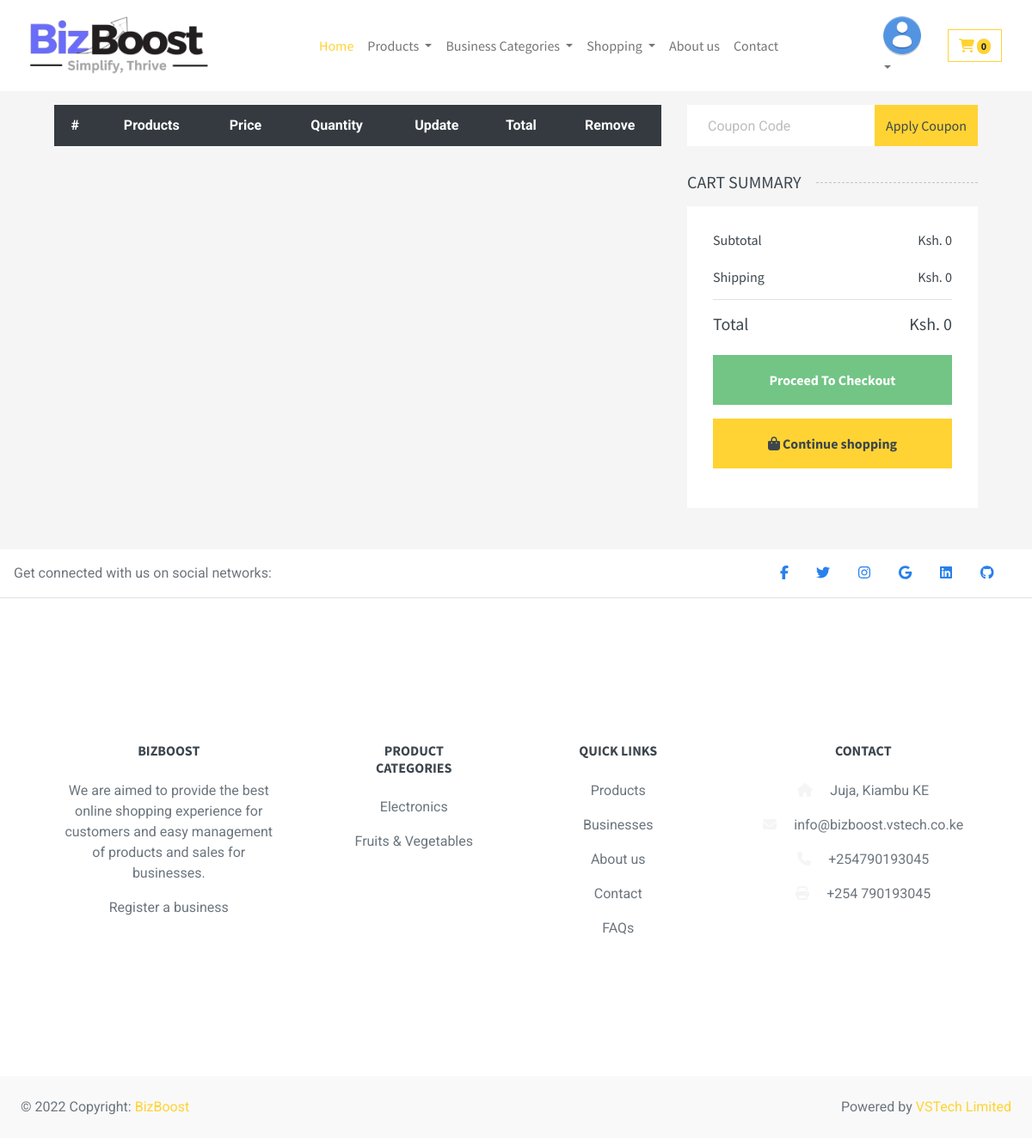
/cart/detail/, run on the app's committed database.
### core/models.py (models this page shows, shortened)
class Vsmatt(models.Model):
    title = models.CharField(max_length=255)
    logo = models.ImageField(upload_to='uploads/vsmatt/logo', blank=True, null=True)
    about_us = models.TextField(blank=True, null=True)
    phone_number = PhoneNumberField(blank=True, null=True)
    twitter = models.URLField(blank=True, null=True)
    facebook = models.URLField(blank=True, null=True)
    linkedin = models.URLField(blank=True, null=True)
    instagram = models.URLField(blank=True, null=True)
    github = models.URLField(blank=True, null=True)
    email = models.EmailField(blank=True, null=True)
    address = models.CharField(blank=True, null=True, max_length=256)
    set_current = models.BooleanField(default=False)
    longitude = models.DecimalField(max_digits=22, decimal_places=16, default=37.0106327842076)
    latitude = models.DecimalField(max_digits=22, decimal_places=16, default=-1.1139084362152138)
    def __str__(self):
        return self.title

### products/models.py (models this page shows)
class ProductCategory(models.Model):
    title = models.CharField(max_length=200)
    slug = models.SlugField(max_length=200, unique=True)
    image = ResizedImageField(
        upload_to=category_file_name,
        blank=True,
        null=True,
        size=[100, 100]
    )
    created_by = models.ForeignKey('auth.User', related_name='category_author', on_delete=models.CASCADE)
    created_at = models.DateTimeField(auto_now_add=True)
    updated_at = models.DateTimeField(auto_now=True)
    class Meta:
        ordering = ('title',)
        verbose_name = 'category'
        verbose_name_plural = 'Product Categories'
    def __str__(self):
        return self.title
    def get_absolute_url(self):
        return reverse(
            'products:category',
            args=[
                self.slug
            ])

### cart/views.py (the view)
# urls.py: path('detail/', views.view_detailed, name='view_cart_detail'),
def view_detailed(request):
    cart = Cart(request)
    for item in cart:
        item['update_quantity_form'] = CartAddProductForm(initial={
            'quantity': item['quantity'],
            'override': True
        })
    return render(request, 'farm/cart/detail.html')

### business/context_processor.py (called while the page is built)
def business_categories(request):
    return {'business_categories': BusinessCategory.objects.all()}

### business/models.py (called while the page is built)
    def __str__(self):
        return self.title

    def get_absolute_url(self):
        return reverse('business:category', args=[self.slug])

### cart/cart.py (called while the page is built)
    def __iter__(self):
        product_ids = self.cart.keys()
        products = Product.objects.filter(id__in=product_ids)
        cart = self.cart.copy()
        for product in products:
            cart[str(product.id)]['product'] = product
        for item in cart.values():
            item['price'] = Decimal(item['price'])
            item['total_price'] = item['price'] * item['quantity']
            yield item

    def __len__(self):
        return sum(item['quantity'] for item in self.cart.values())

    def get_total_price(self):
        return sum(Decimal(item['price']) * item['quantity'] for item in self.cart.values())

### cart/context_processor.py (called while the page is built)
def cart(request):
    return {'cart': Cart(request)}

### core/context_processor.py (called while the page is built)
def vsmatt(request):
    return {'vsmatt': Vsmatt.objects.filter(set_current=True).first()}

### products/context_processor.py (called while the page is built)
def product_categories(request):
    return {"product_categories": ProductCategory.objects.all()}

### templates/farm/cart/detail.html (shortened to what this page needs)
{% extends "farm/products/base.html" %}
{% load crispy_forms_tags %}
{% load static %}
{% block content %}
{% include 'partials/shop/css.html' %}
<div class="container-fluid mt-3">
    <div class="row px-xl-5">
        <div class="col-lg-8 table-responsive mb-5">
            <table class="table table-light table-borderless table-hover text-center mb-0">
                <thead class="thead-dark">
                    <tr>
                        <th>#</th>
                        <th>Products</th>
                        <th>Price</th>
                        <th>Quantity</th>
                        <th>Update</th>
                        <th>Total</th>
                        <th>Remove</th>
                    </tr>
                </thead>
            </table>
        </div>
        <div class="col-lg-4">
            <form class="mb-30" action="">
                <div class="input-group">
                    <input type="text" class="form-control border-0 p-4" placeholder="Coupon Code">
                    <div class="input-group-append">
                        <button class="btn btn-primary">Apply Coupon</button>
                    </div>
                </div>
            </form>
            <h5 class="section-title position-relative text-uppercase mb-3"><span class="bg-secondary pr-3">Cart
                    Summary</span>
            </h5>
            <div class="bg-light p-30 mb-5">
                <div class="border-bottom pb-2">
                    <div class="d-flex justify-content-between mb-3">
                        <h6>Subtotal</h6>
                        <h6>Ksh. {{ cart.get_total_price }}</h6>
                    </div>
                    <div class="d-flex justify-content-between">
                        <h6 class="font-weight-medium">Shipping</h6>
                        <h6 class="font-weight-medium">Ksh. 0</h6>
                    </div>
                </div>
                <div class="pt-2">
                    <div class="d-flex justify-content-between mt-2">
                        <h5>Total</h5>
                        <h5>Ksh. {{ cart.get_total_price }}</h5>
                    </div>
                    <a href="{% url 'cart:shipping_details' %}"
                        class="btn btn-block btn-success font-weight-bold my-3 py-3 {% if not cart.get_total_price %} disabled {% endif %}">Proceed
                        To
                        Checkout</a>
                    <a href="{% url 'cart:resume' %}" class="btn btn-block btn-primary font-weight-bold my-3 py-3"><i
                            class="fa fa-shopping-bag" aria-hidden="true"></i> Continue shopping</a>
                </div>
            </div>
        </div>
    </div>
</div>
{% endblock %}

### templates/partials/footer.html
<footer class="text-center text-lg-start bg-white text-muted">
    <section class="d-flex justify-content-center justify-content-lg-between p-3 border-bottom">
      <div class="me-5 d-none d-lg-block">
        <span>Get connected with us on social networks:</span>
      </div>
      <div>
        {% if vsmatt.facebook %}
          <a href="{{ vsmatt.facebook }}" class="me-4 link-secondary">
            <i class="fab fa-facebook-f"></i>
          </a>
        {% endif %}
        {% if vsmatt.twitter %}
          <a href="{{ vsmatt.twitter }}" class="me-4 link-secondary">
            <i class="fab fa-twitter"></i>
          </a>
        {% endif %}
        {% if vsmatt.instagram %}
          <a href="{{ vsmatt.instagram }}" class="me-4 link-secondary">
            <i class="fab fa-instagram"></i>
          </a>
        {% endif %}
        {% if vsmatt.email %}
          <a href="mailto:{{ vsmatt.email }}" class="me-4 link-secondary">
            <i class="fab fa-google"></i>
          </a>
        {% endif %}
        {% if vsmatt.linkedin %}
          <a href="{{ vsmatt.linkedin }}" class="me-4 link-secondary">
            <i class="fab fa-linkedin"></i>
          </a>
        {% endif %}
        {% if vsmatt.github %}
          <a href="{{ vsmatt.github }}" class="me-4 link-secondary">
            <i class="fab fa-github"></i>
          </a>
        {% endif %}
      </div>
    </section>
    <section class="">
      <div class="container text-center text-md-start mt-5">
        <div class="row mt-3">
          <div class="col-md-3 col-lg-4 col-xl-3 mx-auto mb-4">
            <h6 class="text-uppercase fw-bold mb-4">
              {{ vsmatt | default:"BizBoost" }}
            </h6>
            <p>
              We are aimed to provide the best online shopping experience for customers and easy management of products and sales for businesses.
              <p><a href="{% url 'business:register_business' %}" class="text-reset">Register a business</a></p>
            </p>
          </div>
          <div class="col-md-2 col-lg-2 col-xl-2 mx-auto mb-4">
            <h6 class="text-uppercase fw-bold mb-4">
                Product Categories
            </h6>
            {% if product_categories %}
              {% for category in product_categories %}
                <p><a href="{{ category.get_absolute_url }}" class="text-reset">{{category}}</a></p>
              {% endfor %}
            {% else %}
              <p>No Available Category</p>
            {% endif %}
          </div>
          <div class="col-md-3 col-lg-2 col-xl-2 mx-auto mb-4">
            <h6 class="text-uppercase fw-bold mb-4">
              Quick links
            </h6>
            <p>
              <a href="{% url 'products:products_list' %}" class="text-reset">Products</a>
            </p>
            <p>
              <a href="{% url 'business:businesses' %}" class="text-reset">Businesses</a>
            </p>
            <p>
              <a href="{% url 'about' %}" class="text-reset">About us</a>
            </p>
            <p>
              <a href="{% url 'contact' %}" class="text-reset">Contact</a>
            </p>
            <p>
              <a href="{% url 'faq' %}" class="text-reset">FAQs</a>
            </p>
          </div>
          <div class="col-md-4 col-lg-3 col-xl-3 mx-auto mb-md-0 mb-4">
            <h6 class="text-uppercase fw-bold mb-4">Contact</h6>
            <p><i class="fas fa-home me-3 text-secondary"></i> {{vsmatt.address | default:"Juja KE 52106-00100"}} </p>
            <p>
              <i class="fas fa-envelope me-3 text-secondary"></i>
              {{vsmatt.email | default:"info@bizboost.vstech.co.ke"}}
            </p>
            <p><i class="fas fa-phone me-3 text-secondary"></i> {{ vsmatt.phone_number | default:"+25490193045"}} </p>
            <p><i class="fas fa-print me-3 text-secondary"></i> +254 790193045</p>
          </div>
        </div>
      </div>
    </section>
    <div class="text-center p-4" style="background-color: rgba(0, 0, 0, 0.025);">
      <div class="d-flex justify-content-between">
        <span>© 2022 Copyright: <a href="https://bizboost.vstech.co.ke/">BizBoost</a></span>
        <span>Powered by <a href="https://vstech.co.ke/">VSTech Limited</a></span>
      </div>
    </div>
  </footer>

### data on the page
Vsmatt: title "BIZBOOST", address "Juja, Kiambu KE", email "info@bizboost.vstech.co.ke", phone_number "+254790193045"
ProductCategory: title "Electronics"
ProductCategory: title "Fruits & Vegetables"

### other printed values
{{ cart|length }} "0"
{{ cart.get_total_price }} "0"
